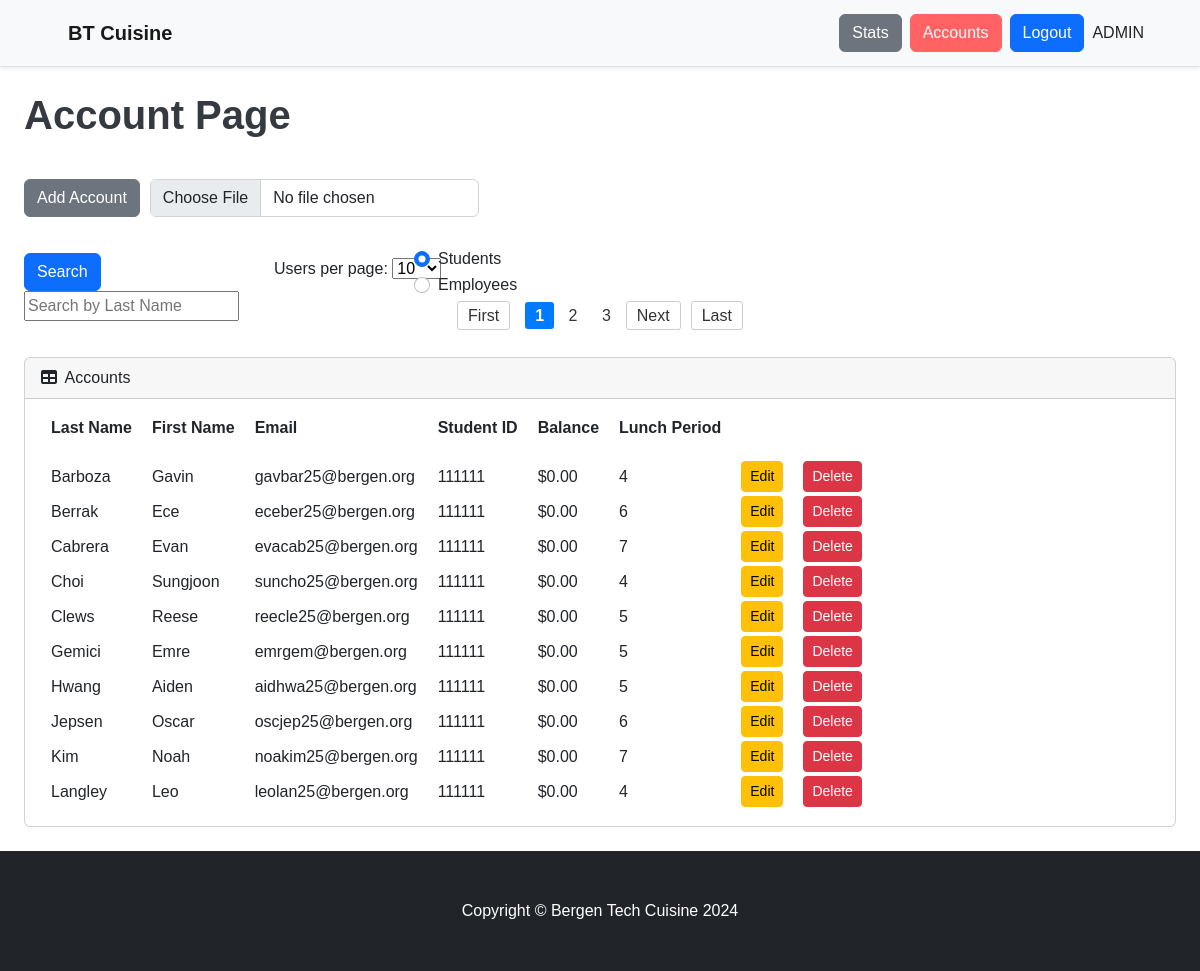
Page /accounts (signed in) on the committed database.
### app.py (models this page shows)
class User(db.Model,UserMixin):
    id = db.Column(db.Integer, primary_key=True, nullable=False)
    first_name = db.Column(db.String(255), unique=False, nullable=False)
    last_name = db.Column(db.String(255), unique=False, nullable=False)
    email = db.Column(db.String(255), unique=True, nullable=False)
    school_id = db.Column(db.String(255), nullable=False)
    balance = db.Column(db.Float, nullable=False)
    type = db.Column(db.Integer, nullable=False)
    lunch_period = db.Column(db.Integer, nullable=False)
    orders = db.relationship('Order',backref='user',lazy=True)

### app.py (the view)
@app.route("/accounts")
@login_required
def accounts():
    if current_user.type == 1:
        page = request.args.get("page", 1, type=int)
        users_per_page = request.args.get(
            "users_per_page", DEFAULT_ACCOUNTS_PER_PAGE, type=int
        )
        search_query = request.args.get('search')
        type_filter = request.args.get('type_filter')
        if not type_filter:
            type_filter = 0
        type_filter = int(type_filter)
        if search_query:
            if type_filter == 0:
                users = User.query.filter(User.last_name.ilike(f'%{search_query}%')).filter_by(type=0).order_by(asc(User.last_name))
            if type_filter == 1:
                users = User.query.filter(User.last_name.ilike(f'%{search_query}%')).filter(User.type>1).order_by(asc(User.last_name))
        else:
            if type_filter == 0:
                users = User.query.filter_by(type=0).order_by(asc(User.last_name))
            if type_filter == 1:
                users = User.query.filter(User.type>1).order_by(asc(User.last_name))
        users = users.paginate(page=page, per_page=users_per_page, error_out=False)
        return render_template("accounts.html", users=users, page=page, get_page_range=get_page_range, users_per_page=users_per_page, search=search_query, type_filter=type_filter)
    else:
        flash("Cut it with the shenanigans.", "danger")
        return redirect(url_for("menu"))

### app.py (called while the page is built, shortened)
@login_manager.user_loader
def load_user(user_id):
    return User.query.get(int(user_id))

def get_page_range(current_page, total_pages, max_page_buttons=5):
    if total_pages <= max_page_buttons:
        return range(1, total_pages + 1)

### templates/accounts.html (shortened to what this page needs)
{% extends "base.html" %}
{% set active_page = 'accounts' %}
{% block content %}
<div id="layoutSidenav">
    <div id="layoutSidenav_content">
        <main>
            <div class="container-fluid px-4">
                <h1 class="title mt-4">Account Page</h1>
                <div class="button-group">
                    <a href="/addaccount" class="btn btn-secondary add-account-btn">Add Account</a>
                    <form action="/bulk_upload" class="instantUploadForm" method="POST" enctype="multipart/form-data" style="margin: 0;">
                        <div class="d-flex align-items-center">
                            <input class="form-control instantUpload" type="file" name="csv_file" accept=".csv">
                        </div>
                    </form>
                </div>
                <div class="col-lg">
                    <div class="search-pagination-container">
                        <div class="col-6 row">
                            <div class="col-5 search-bar mt-3 mb-3">
                                <form method="get">
                                    <button type="submit" class="btn btn-primary">Search</button>
                                    <input type="text" name="search" id="search" placeholder="Search by Last Name" value="{{ Search }}">
                                </form>
                            </div>
                            <div class="col-5 search-bar users-per-page" style="margin-left:-80px; margin-right:-100px">
                                <form method="get">
                                    <label for="users_per_page">Users per page:</label>
                                    <select name="users_per_page" id="users_per_page" onchange="this.form.submit();">
                                    <option value="10" {% if users_per_page == 10 %}selected{% endif %}>10</option>
                                    </select>
                                </form>
                            </div>
                            <div class="col-2 search-bar justify-content-center" style="position:relative; top:-10px">
                                <form method="get">
                                    <div class="form-check">
                                        <input class="form-check-input" type="radio" name="type_filter" id="student" value="0"  onchange="this.form.submit();" {% if type_filter == 0 %}checked{% endif %}>
                                        <label class="form-check-label" for="student">
                                            Students
                                        </label>
                                    </div>
                                    <div class="form-check">
                                        <input class="form-check-input" type="radio" name="type_filter" id="employee" value="1" onchange="this.form.submit();" {% if type_filter == 1 %}checked{% endif %}>
                                        <label class="form-check-label" for="employee">
                                            Employees
                                        </label>
                                    </div>
                                </form>
                            </div>
                        </div>
                        <div class="col-6 pagination mt-5">
                            <span class="pagination-button first">
                            {% if type_filter == 1 %}
                            <a href="{{ url_for('accounts', page=1, type_filter=1) }}">First</a>
                            </span>
                            <span class="pagination-button previous">
                            {% if users.has_prev %}
                            <a href="{{ url_for('accounts', page=users.prev_num, type_filter=1) }}">Prev</a>
                            {% endif %}
                            </span>
                            <span class="pagination-page-numbers">
                            {% for page_num in get_page_range(users.page, users.pages) %}
                            {% if page_num == users.page %}
                            <strong>{{ page_num }}</strong>
                            {% else %}
                            <a href="{{ url_for('accounts', page=page_num, type_filter=1) }}">{{ page_num }}</a>
                            {% endif %}
                            {% endfor %}
                            </span>
                            <span class="pagination-button next">
                            {% if users.has_next %}
                            <a href="{{ url_for('accounts', page=users.next_num, type_filter=1) }}">Next</a>
                            {% endif %}
                            </span>
                            <span class="pagination-button last">
                            <a href="{{ url_for('accounts', page=users.pages, type_filter=1) }}">Last</a>
                            </span>
                            {% else %}
                            <a href="{{ url_for('accounts', page=1, type_filter=0) }}">First</a>
                            </span>
                            <span class="pagination-page-numbers">
                            {% for page_num in get_page_range(users.page, users.pages) %}
                            {% if page_num == users.page %}
                            <strong>{{ page_num }}</strong>
                            {% else %}
                            <a href="{{ url_for('accounts', page=page_num, type_filter=0) }}">{{ page_num }}</a>
                            {% endif %}
                            {% endfor %}
                            </span>
                            <span class="pagination-button next">
                            {% if users.has_next %}
                            <a href="{{ url_for('accounts', page=users.next_num, type_filter=0) }}">Next</a>
                            {% endif %}
                            </span>
                            <span class="pagination-button last">
                            <a href="{{ url_for('accounts', page=users.pages, type_filter=0) }}">Last</a>
                            </span>
                            {% endif %}
                        </div>
                    </div>
                </div>
                <div class="card mb-4">
                    <div class="card-header">
                        <i class="fas fa-table me-1"></i>
                        Accounts
                    </div>
                    <div class="card-body">
                        <table>
                            <thead>
                                <tr>
                                    <th>Last Name</th>
                                    <th>First Name</th>
                                    <th>Email</th>
                                    <th>Student ID</th>
                                    {% if type_filter == 0 %}
                                    <th>Balance</th>
                                    <th>Lunch Period</th>
                                    {% endif %}
                                </tr>
                            </thead>
                            <tbody>
                                {% for user in users %}
                                <tr>
                                    <td>{{ user.last_name }}</td>
                                    <td>{{ user.first_name }}</td>
                                    <td>{{ user.email }}</td>
                                    <td>{{ user.school_id }}</td>
                                    {% if type_filter == 0 %}
                                    <td>${{ "{:.2f}".format(user.balance) }}</td>
                                    <td>{{ user.lunch_period }}</td>
                                    {% endif %}
                                    <td>
                                        <a href="/editaccount?user_id={{ user.id }}" class="btn btn-warning btn-sm">Edit</a>
                                    </td>
                                    <td>
                                        <form action="/deleteaccount/{{ user.id }}" method="post" style="display:inline;">
                                            <button type="submit" class="btn btn-danger btn-sm">Delete</button>
                                        </form>
                                    </td>
                                </tr>
                                <tr>
                                    <td colspan="4"></td>
                                </tr>
                                {% endfor %}
                            </tbody>
                        </table>
                    </div>
                </div>
            </div>
        </main>
    </div>
</div>
{% endblock %}

### templates/base.html (shortened to what this page needs)
<!DOCTYPE html>
<html lang="en">
<head>
    <link href="https://cdn.jsdelivr.net/npm/bootstrap-icons@1.5.0/font/bootstrap-icons.css" rel="stylesheet" />
    <link href="static/css/boot.css" rel="stylesheet" />
    <link href="static/css/styles.css" rel="stylesheet" />
</head>
<body style="margin: 0;">
    <nav class="navbar navbar-expand-lg navbar-light bg-light border-bottom shadow-sm">
        <div class="container-fluid px-4 px-lg-5 d-flex justify-content-between align-items-center">
            <div class="d-flex align-items-center">
                <a class="navbar-brand fw-bold" href="/" style="padding: 10px 20px;">BT Cuisine</a>
            </div>
            <div class="d-flex align-items-center order-lg-2 ms-auto">
                <div class="ms-auto me-2" style="margin-left: 50px">
                    {% if current_user.type == 1 %}
                    <div class="text-center py-2">ADMIN</div>
                    {% elif current_user.type == 2 %}
                    <div class="text-center py-2">EMPLOYEE</div>
                    {% else %}
                    <div class="text-center py-2">{{ current_user.first_name }} {{ current_user.last_name }}</div>
                    {% endif %}
                </div>
            </div>
            <div class="collapse navbar-collapse" id="navbarSupportedContent">
                <div class="d-flex align-items-center">
                    {% if current_user.type == 1 %}
                        <a href="/stats" class="btn btn-secondary me-2">Stats</a>
                        <a href="/accounts" class="btn btn-secondary me-2 account-btn">Accounts</a>
                    {% endif %}
                    <div class="ms-auto me-2">
                        {% if current_user.is_authenticated %}
                            <a href="/logout" class="btn btn-primary">Logout</a>
                        {% else %}
                            <a href="/login" class="btn btn-primary">Login</a>
                        {% endif %}
                    </div>
                </div>
            </div>
        </div>
    </nav>
    {% block content %}
    {% endblock %}
    <footer class="py-5 bg-dark">
        <div class="container"><p class="m-0 text-center text-white">Copyright &copy; Bergen Tech Cuisine 2024</p></div>
    </footer>
</body>
</html>

### static/css/styles.css (style rules this page uses)
.pagination { display: flex; justify-content: center; align-items: center; margin: 0 auto; position: absolute; top: 189px; left: 50%; transform: translateX(-50%); }
.search-pagination-container { display: flex; margin-right: auto; align-items: center; justify-content: space-between; }
.pagination-button { margin: 0 5px; }
.pagination-button a { text-decoration: none; color: #333; padding: 5px 10px; border: 1px solid #ccc; border-radius: 3px; background-color: #fff; }
.pagination-page-numbers strong { padding: 5px 10px; background-color: #007bff; color: #fff; border-radius: 3px; }
.pagination-page-numbers a { padding: 5px 10px; text-decoration: none; color: #333; }
.search-bar { display: inline-block; margin-right: auto; }
body { font-family: Arial, sans-serif; }
.account-btn { background-color: #ff6363; border: 1px solid #ff6363 }

### templates/accounts.html (style rules this page uses)
td { padding-left: 10px; padding-right: 10px; }
th { padding-bottom: 20px; padding-left: 10px; padding-right: 10px; }
.button-group { display: flex; gap: 10px; margin-bottom: 20px; }
.users-per-page, .search-bar { margin-top: 20px; }
.search-pagination-container .row { margin-bottom: 20px; }
.title { font-size: 2.5em; font-weight: bold; margin-bottom: 40px; color: #343a40; }

### rows in the picture
User: last_name "Barboza", first_name "Gavin", email "gavbar25@bergen.org", school_id "111111", balance "0.00", lunch_period "4"
User: last_name "Berrak", first_name "Ece", email "eceber25@bergen.org", school_id "111111", balance "0.00", lunch_period "6"
User: last_name "Cabrera", first_name "Evan", email "evacab25@bergen.org", school_id "111111", balance "0.00", lunch_period "7"
User: last_name "Choi", first_name "Sungjoon", email "suncho25@bergen.org", school_id "111111", balance "0.00", lunch_period "4"
User: last_name "Clews", first_name "Reese", email "reecle25@bergen.org", school_id "111111", balance "0.00", lunch_period "5"
User: last_name "Gemici", first_name "Emre", email "emrgem@bergen.org", school_id "111111", balance "0.00", lunch_period "5"
User: last_name "Hwang", first_name "Aiden", email "aidhwa25@bergen.org", school_id "111111", balance "0.00", lunch_period "5"
User: last_name "Jepsen", first_name "Oscar", email "oscjep25@bergen.org", school_id "111111", balance "0.00", lunch_period "6"
User: last_name "Kim", first_name "Noah", email "noakim25@bergen.org", school_id "111111", balance "0.00", lunch_period "7"
User: last_name "Langley", first_name "Leo", email "leolan25@bergen.org", school_id "111111", balance "0.00", lunch_period "4"

### other values in the picture
{{ page_num }} "1"
{{ page_num }} "2" "3"
